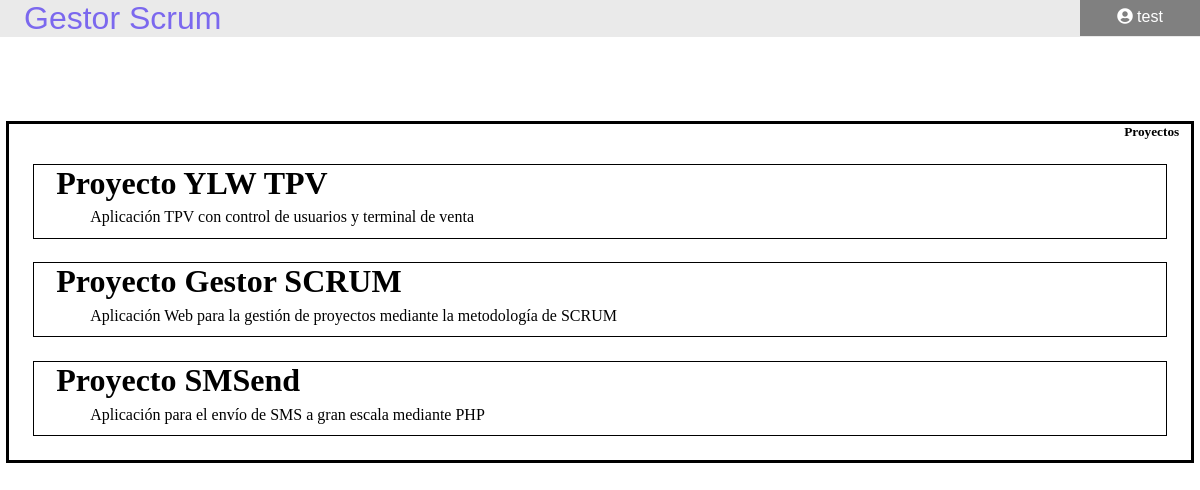
The page /UserPanel.php (signed in) on the database its author committed.
### tables this page shows
CREATE TABLE `Proyectos` (
  `ID_Proyecto` int(11) NOT NULL,
  `Nombre_Proyecto` varchar(50) NOT NULL,
  `Fecha_Inicio_Proyecto` date NOT NULL,
  `Fecha_Final_Proyecto` date NOT NULL,
  `Descripcion_Proyecto` varchar(256) NOT NULL
);

### UserPanel.php (the view, shortened to what this page needs)
<!DOCTYPE html>
<html lang="es" dir="ltr">
  <head>
    <link rel="stylesheet" type="text/css" href="CSS/UserPanel_CSS/Styles.css">
  	<link rel="stylesheet" href="https://use.fontawesome.com/releases/v5.5.0/css/all.css">
  </head>
  <body onclick="createError('Error')">
    <header>
      <?php
      echo "<div class='logo'>
              Gestor Scrum
            </div>
            <nav>
              <ul id='menu'>
                <li><a><i class='fas fa-user-circle'></i> ".$_SESSION['InputUser']."</a>
                  <ul>
                    <li><a href='Logout.php'>Cerrar Sesión</a></li>
                  </ul>
                </li>
              </ul>
            </nav>";
      ?>
    </header>
    <?php
      $mysqli = new mysqli("localhost", "scrum", "P@ssw0rd", "BD_Scrum");
      $mysqli->set_charset("utf8");
    $consulta = "SELECT Nombre_Proyecto, Descripcion_Proyecto FROM Proyectos";
    ?>
    <div class="contenedorGlobal">
      <h5 class="nombreContenedorGlobal">Proyectos</h5>
      <?php
      if ($resultado = $mysqli->query($consulta)) {
          while ($fila = $resultado->fetch_row()) {
            echo "
            <a href=''><div class='contenedorLocal'>
              <h1 class='tituloProyecto'>$fila[0]</h1>
              <br>
              <p class='descProyecto'>$fila[1]</p>
            </div><a>
            ";
          }
      }
       ?>
    </div>
  </body>
</html>

### CSS/UserPanel_CSS/Styles.css (style rules this page uses)
.contenedorGlobal { border: 3px solid black; margin: 7% 0.5% 0.5% 0.5%; }
.nombreContenedorGlobal { text-align: right; margin-right: 1%; }
.contenedorLocal { border: 1px solid black; margin: 2% 2% 2% 2%; }
.logo { display: flex; font-size: 2em; color: Mediumslateblue; margin-left: 2%; align-content: center; }
a { text-decoration: none; color: black; }
.tituloProyecto { margin-left: 2%; }
.descProyecto { margin-left: 5%; margin-top: -1%; margin-bottom: 1%; }
* { margin: 0; padding: 0; }
header { font-family: Helvetica; width: auto; margin: 0 auto; background-color: #eaeaea; }
ul { list-style: none; }
nav { margin-top: -39px; float:right; }
#menu li>a { background-color: grey; color: white; padding: 10px; display: block; text-decoration: none; min-width: 100px; }
#menu>li { float: left; text-align:center }

### rows shown on the page
proyectos: Nombre_Proyecto "Proyecto YLW TPV", Descripcion_Proyecto "Aplicación TPV con control de usuarios y terminal de venta"
proyectos: Nombre_Proyecto "Proyecto Gestor SCRUM", Descripcion_Proyecto "Aplicación Web para la gestión de proyectos mediante la metodología de SCRUM"
proyectos: Nombre_Proyecto "Proyecto SMSend", Descripcion_Proyecto "Aplicación para el envío de SMS a gran escala mediante PHP"

### other values the page prints
$_SESSION['InputUser'] "test"
